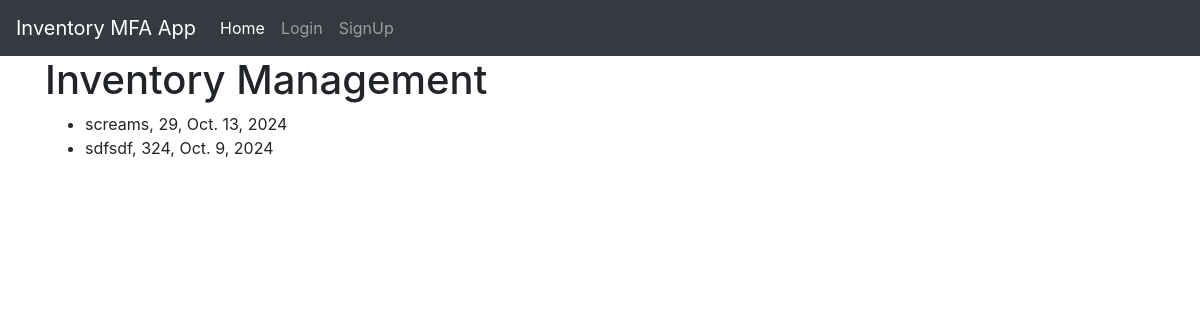
Before: /InventoryManager/ with the older database file.
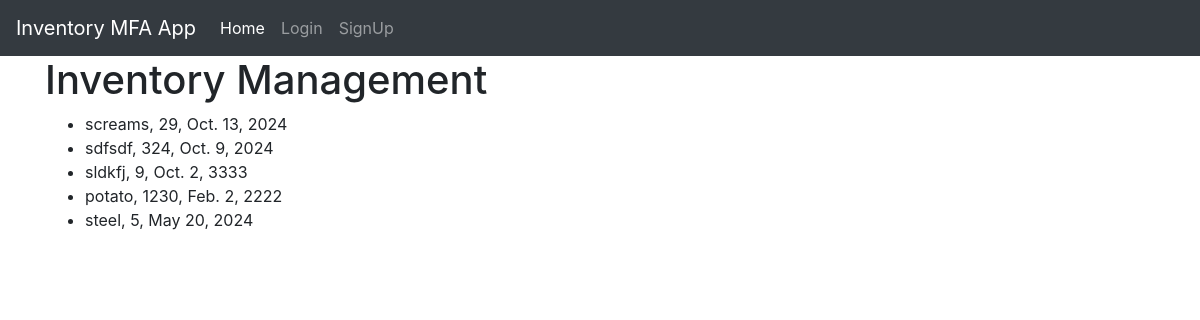
After: the same page with the newer database file.
### myapp/models.py (models this page shows)
class InventoryItem(models.Model):
    title = models.CharField(max_length = 200)
    amount = models.PositiveBigIntegerField()
    date = models.DateField()

### myapp/views.py (the view)
# urls.py: path("InventoryManager/", views.InventoryItems, name = "InventoryItem"),
def InventoryItems(request):
    items = InventoryItem.objects.all()
    return render(request, "InventoryItem.html", {"InventoryItems":items})

### myapp/templates/InventoryItem.html
{% extends "base.html" %} {% block content %}
<h1>Inventory Management</h1>
<ul>
    {% for InventoryItem in InventoryItems %}
    <li>
        {{InventoryItem.title}}, {{InventoryItem.amount}}, {{InventoryItem.date}}
    </li>
    {% endfor %}
</ul>
{% endblock %}

### myapp/templates/base.html (shortened to what this page needs)
<!DOCTYPE html>
<html lang="en">
  <head>
    <link rel="stylesheet" href="https://stackpath.bootstrapcdn.com/bootstrap/4.3.1/css/bootstrap.min.css"  rel="stylesheet" />
  </head>
  <body>
    <nav class="navbar navbar-expand-lg navbar-dark bg-dark">
      <a class="navbar-brand" href="#">Inventory MFA App</a>
      <div class="collapse navbar-collapse" id="navbarNav">
        <ul class="navbar-nav">
          <li class="nav-item active">
            <a class="nav-link" href="{% url 'home' %}">Home</a>
          </li>
          {% if request.user.is_authenticated %}
          <li class="nav-item">
            <a class="nav-link" href="{% url 'InventoryItem' %}">Inventory</a>
          </li>
          <li class="nav-item">
            <a class="nav-link" href="{% url 'additem' %}">Add Item</a>
          </li>
          {% else %}
          <li class="nav-item">
            <a class="nav-link" href="{% url 'login' %}">Login</a>
          </li>
          <li class="nav-item">
            <a class="nav-link" href="{% url 'signup' %}">SignUp</a>
          </li>
          {% endif %}
        </ul>
      </div>
    </nav>
    <div class="container">{% block content %} {% endblock %}</div>
  </body>
</html>

Changed rows visible on the page:
added InventoryItem: title "sldkfj", amount "9", date "Oct. 2, 3333"
added InventoryItem: title "potato", amount "1230", date "Feb. 2, 2222"
added InventoryItem: title "steel", amount "5", date "May 20, 2024"
